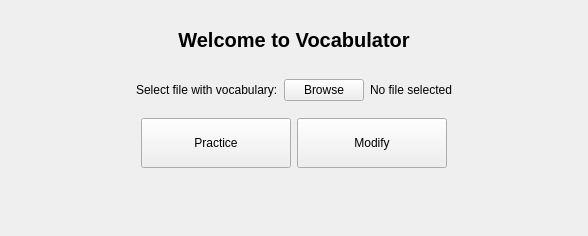
<?xml version="1.0" encoding="UTF-8"?>
<ui version="4.0">
 <class>MainWindow</class>
 <widget class="QMainWindow" name="MainWindow">
  <property name="geometry">
   <rect>
    <x>0</x>
    <y>0</y>
    <width>588</width>
    <height>236</height>
   </rect>
  </property>
  <property name="windowTitle">
   <string>MainWindow</string>
  </property>
  <widget class="QWidget" name="centralwidget">
   <layout class="QVBoxLayout" name="verticalLayout_2">
    <item>
     <widget class="QStackedWidget" name="mainStackedWidget">
      <property name="autoFillBackground">
       <bool>false</bool>
      </property>
      <widget class="QWidget" name="welcomePage">
       <layout class="QVBoxLayout" name="verticalLayout">
        <item>
         <widget class="QLabel" name="label_3">
          <property name="font">
           <font>
            <pointsize>15</pointsize>
            <bold>true</bold>
           </font>
          </property>
          <property name="layoutDirection">
           <enum>Qt::LayoutDirection::LeftToRight</enum>
          </property>
          <property name="text">
           <string>Welcome to Vocabulator</string>
          </property>
          <property name="alignment">
           <set>Qt::AlignmentFlag::AlignCenter</set>
          </property>
         </widget>
        </item>
        <item>
         <layout class="QHBoxLayout" name="contSelectInputFIle">
          <item>
           <spacer name="horizontalSpacer_4">
            <property name="orientation">
             <enum>Qt::Orientation::Horizontal</enum>
            </property>
            <property name="sizeHint" stdset="0">
             <size>
              <width>40</width>
              <height>20</height>
             </size>
            </property>
           </spacer>
          </item>
          <item>
           <widget class="QLabel" name="label_4">
            <property name="text">
             <string>Select file with vocabulary:</string>
            </property>
           </widget>
          </item>
          <item>
           <widget class="QPushButton" name="btnSelectVocabularyFile">
            <property name="text">
             <string>Browse</string>
            </property>
           </widget>
          </item>
          <item>
           <widget class="QLabel" name="labelFileSelected">
            <property name="text">
             <string>No file selected</string>
            </property>
           </widget>
          </item>
          <item>
           <spacer name="horizontalSpacer_3">
            <property name="orientation">
             <enum>Qt::Orientation::Horizontal</enum>
            </property>
            <property name="sizeHint" stdset="0">
             <size>
              <width>40</width>
              <height>20</height>
             </size>
            </property>
           </spacer>
          </item>
         </layout>
        </item>
        <item>
         <layout class="QHBoxLayout" name="contOptions_welcome">
          <item>
           <spacer name="horizontalSpacer">
            <property name="orientation">
             <enum>Qt::Orientation::Horizontal</enum>
            </property>
            <property name="sizeHint" stdset="0">
             <size>
              <width>40</width>
              <height>20</height>
             </size>
            </property>
           </spacer>
          </item>
          <item>
           <widget class="QPushButton" name="btnPractice">
            <property name="sizePolicy">
             <sizepolicy hsizetype="Minimum" vsizetype="Fixed">
              <horstretch>0</horstretch>
              <verstretch>0</verstretch>
             </sizepolicy>
            </property>
            <property name="minimumSize">
             <size>
              <width>150</width>
              <height>50</height>
             </size>
            </property>
            <property name="maximumSize">
             <size>
              <width>150</width>
              <height>50</height>
             </size>
            </property>
            <property name="baseSize">
             <size>
              <width>0</width>
              <height>0</height>
             </size>
            </property>
            <property name="text">
             <string>Practice</string>
            </property>
           </widget>
          </item>
          <item>
           <widget class="QPushButton" name="btnModifyVocabularyFile">
            <property name="sizePolicy">
             <sizepolicy hsizetype="Minimum" vsizetype="Fixed">
              <horstretch>0</horstretch>
              <verstretch>0</verstretch>
             </sizepolicy>
            </property>
            <property name="minimumSize">
             <size>
              <width>150</width>
              <height>50</height>
             </size>
            </property>
            <property name="maximumSize">
             <size>
              <width>150</width>
              <height>50</height>
             </size>
            </property>
            <property name="baseSize">
             <size>
              <width>0</width>
              <height>0</height>
             </size>
            </property>
            <property name="text">
             <string>Modify</string>
            </property>
           </widget>
          </item>
          <item>
           <spacer name="horizontalSpacer_2">
            <property name="orientation">
             <enum>Qt::Orientation::Horizontal</enum>
            </property>
            <property name="sizeHint" stdset="0">
             <size>
              <width>40</width>
              <height>20</height>
             </size>
            </property>
           </spacer>
          </item>
         </layout>
        </item>
        <item>
         <widget class="QLabel" name="labelError">
          <property name="text">
           <string/>
          </property>
          <property name="alignment">
           <set>Qt::AlignmentFlag::AlignCenter</set>
          </property>
         </widget>
        </item>
       </layout>
      </widget>
      <widget class="QWidget" name="volcabularyTrainer">
       <layout class="QVBoxLayout" name="verticalLayout_3">
        <item>
         <widget class="QLabel" name="labelWordToTranslate">
          <property name="sizePolicy">
           <sizepolicy hsizetype="Preferred" vsizetype="Expanding">
            <horstretch>0</horstretch>
            <verstretch>0</verstretch>
           </sizepolicy>
          </property>
          <property name="minimumSize">
           <size>
            <width>0</width>
            <height>90</height>
           </size>
          </property>
          <property name="maximumSize">
           <size>
            <width>16777215</width>
            <height>16777215</height>
           </size>
          </property>
          <property name="locale">
           <locale language="English" country="UnitedStates"/>
          </property>
          <property name="text">
           <string/>
          </property>
          <property name="alignment">
           <set>Qt::AlignmentFlag::AlignCenter</set>
          </property>
          <property name="wordWrap">
           <bool>true</bool>
          </property>
          <property name="margin">
           <number>0</number>
          </property>
          <property name="indent">
           <number>0</number>
          </property>
         </widget>
        </item>
        <item>
         <widget class="QLineEdit" name="lineEditTranslation">
          <property name="sizePolicy">
           <sizepolicy hsizetype="Expanding" vsizetype="Expanding">
            <horstretch>0</horstretch>
            <verstretch>0</verstretch>
           </sizepolicy>
          </property>
          <property name="minimumSize">
           <size>
            <width>0</width>
            <height>0</height>
           </size>
          </property>
          <property name="maximumSize">
           <size>
            <width>16777215</width>
            <height>40</height>
           </size>
          </property>
          <property name="sizeIncrement">
           <size>
            <width>0</width>
            <height>0</height>
           </size>
          </property>
          <property name="text">
           <string>Enter translation:</string>
          </property>
          <property name="readOnly">
           <bool>false</bool>
          </property>
          <property name="placeholderText">
           <string>Zadej překlad</string>
          </property>
         </widget>
        </item>
        <item>
         <layout class="QHBoxLayout" name="contOptions_trainer">
          <item>
           <widget class="QPushButton" name="btnCheckTranslation">
            <property name="sizePolicy">
             <sizepolicy hsizetype="Minimum" vsizetype="Expanding">
              <horstretch>0</horstretch>
              <verstretch>0</verstretch>
             </sizepolicy>
            </property>
            <property name="minimumSize">
             <size>
              <width>0</width>
              <height>40</height>
             </size>
            </property>
            <property name="maximumSize">
             <size>
              <width>16777215</width>
              <height>60</height>
             </size>
            </property>
            <property name="text">
             <string>Check translation</string>
            </property>
           </widget>
          </item>
          <item>
           <widget class="QPushButton" name="btnNextTranslation">
            <property name="sizePolicy">
             <sizepolicy hsizetype="Minimum" vsizetype="Expanding">
              <horstretch>0</horstretch>
              <verstretch>0</verstretch>
             </sizepolicy>
            </property>
            <property name="minimumSize">
             <size>
              <width>0</width>
              <height>40</height>
             </size>
            </property>
            <property name="maximumSize">
             <size>
              <width>16777215</width>
              <height>60</height>
             </size>
            </property>
            <property name="text">
             <string>Next &gt;&gt;</string>
            </property>
           </widget>
          </item>
          <item>
           <widget class="QPushButton" name="btnHome">
            <property name="sizePolicy">
             <sizepolicy hsizetype="Minimum" vsizetype="Expanding">
              <horstretch>0</horstretch>
              <verstretch>0</verstretch>
             </sizepolicy>
            </property>
            <property name="minimumSize">
             <size>
              <width>0</width>
              <height>40</height>
             </size>
            </property>
            <property name="maximumSize">
             <size>
              <width>16777215</width>
              <height>60</height>
             </size>
            </property>
            <property name="text">
             <string>Home </string>
            </property>
           </widget>
          </item>
         </layout>
        </item>
        <item>
         <widget class="QLabel" name="labelResult">
          <property name="text">
           <string/>
          </property>
          <property name="alignment">
           <set>Qt::AlignmentFlag::AlignCenter</set>
          </property>
         </widget>
        </item>
        <item>
         <spacer name="verticalSpacer">
          <property name="orientation">
           <enum>Qt::Orientation::Vertical</enum>
          </property>
          <property name="sizeHint" stdset="0">
           <size>
            <width>20</width>
            <height>40</height>
           </size>
          </property>
         </spacer>
        </item>
       </layout>
      </widget>
     </widget>
    </item>
   </layout>
  </widget>
 </widget>
 <resources/>
 <connections/>
</ui>
